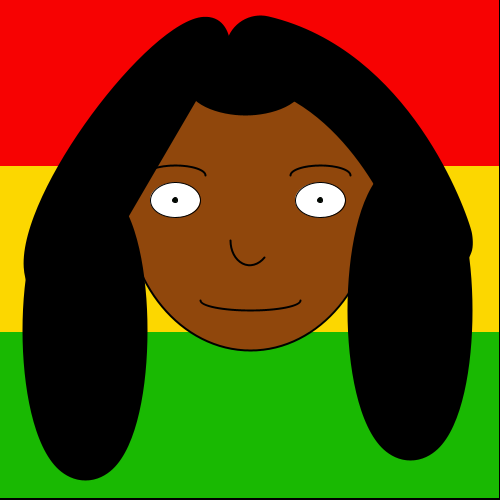
Frame 1 (no input)
Frame 60 (the mouse pressed at the canvas centre just before this capture): identical to frame 1, image omitted
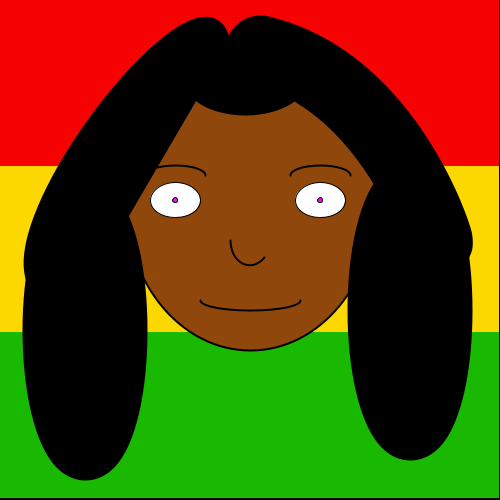
Frame 120 (the mouse held since frame 60 and released just before this capture)

The Processing sketch that drew these frames (run headless with seeded random() and noise(); from frame 60 on, the mouse is pressed at the canvas centre):

// Processing sketch: processing_11803
// ── processing_11803.pde

//Assignment #1
//Name: Janielle Vidal
//Email: jvidal@brynmawr.edu
//Date: September 6, 2010


void setup () {
   size(500,500);
   background (0);
   smooth ();
   frameRate(60);
}

void draw () {
  //Background;
  noStroke();
  fill (247,2,2);
  rect(0,0,499,166);
  fill(252,215,0);
  rect(0,166,499,166);
  fill(25,185,2);
  rect(0,332,499,166);
  
  //FACE
  stroke (0);
  strokeWeight (2);
  fill(144,71,12);
  ellipse(250,200,250,300);
  ellipseMode (CENTER);
  
  
  //HAIR
  fill(0);
  strokeWeight (50);
  ellipse(85,330,75,250);
  ellipse(410,310,75,250);
  fill(0);
  strokeWeight(70);
  curve(-500,0,260,50,430,220,100, -500);
  strokeWeight (20);
  curve(1200,0,80,300,220,60,0,1200);
  arc(245,80,100,50,0,2*PI);
  
  
  //EYEBROWS 
  noFill();
  stroke(0);
  strokeWeight(2);
  arc(175,175,60,20,PI,2*PI);
  arc(320,175,60,20,PI,2*PI);
  
  //EYES
  fill(255);
  stroke(0);
  strokeWeight(1);
  ellipse(175,200,50,35);
  ellipse(320,200,50,35);
  fill(mouseX,10,mouseY);
  ellipse(175,200,5,5);
  ellipse(320,200,5,5);
  
  //NOSE
  stroke(0);
  noFill();
  strokeWeight (2);
  arc(250,240,40,50,PI/4, PI);
  
  //MOUTH
  arc(250,300,100,20,0,PI);
  
 }
